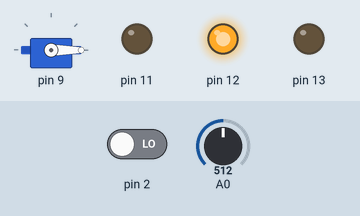
Simulated run of this sketch. Board: Arduino Uno, built with avr-gcc and run on an emulated ATmega328P. Parts: servo, output pins drawn as LEDs (lit = HIGH). The test bench sets the inputs (shaded band); at power-on: pin 2 LOW, A0 = 512.

Above: at 1.2 s.
1.3 s: pin 2 driven HIGH
At 2.1 s:
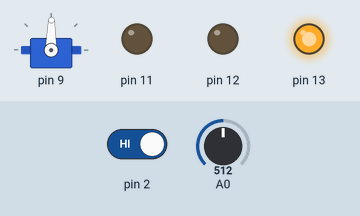
Timing chart, 0 to 4.3 s (numbered marks = the images above; inputs shaded):
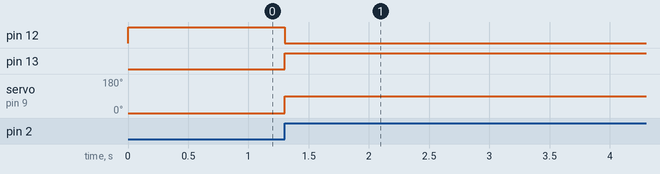

The sketch:

knock_lock.ino
```cpp
#include <NewPing.h>
#include <Servo.h>
#include "DeltaTimer.h"
#include "PiezoSensor.h"
#include "Led.h"
#include "AbsoluteServo.h"
#include "DigitalSensor.h"
#include "Timer.h"

const float SERVO_UNLOCKED = 0.f;
const float SERVO_LOCKED = .5f;
const float KNOCK_TIME = 1.f;
const int KNOCK_RANGE_MAX = 100;
const float MIN_KNOCK_THRESHOLD = .2f;
const float MAX_KNOCK_THRESHOLD = .5f;
const int KNOCKS_TO_UNLOCK = 3;
const float MAX_INPUT_TIME = 5.f;

DeltaTimer deltaTimer;
PiezoSensor sensor(A0);
Led progressLed(11, true);
Led unlockedLed(12, true);
Led lockedLed(13, true);
AbsoluteServo servo(9);
DigitalSensor button(2);
Timer knockTimer;
Timer idleTimer;
bool isLocked = false;
int numKnocks = 0;

void setup()
{
    sensor.setMax(KNOCK_RANGE_MAX);
    servo.setPercent(SERVO_UNLOCKED);
    progressLed.off();
    unlockedLed.on();
    lockedLed.off();
    knockTimer.setDelay(KNOCK_TIME);
    idleTimer.setDelay(MAX_INPUT_TIME);
}

void loop()
{
    float dt = deltaTimer.updateDt();
    knockTimer.update(dt);

    if (button.getState())
    {
        lock();
    }
    checkForKnocks(dt);
}

void lock()
{
    if (!isLocked)
    {
        servo.setPercent(SERVO_LOCKED);
        unlockedLed.off();
        lockedLed.on();
        numKnocks = -1; //the button is showing up as a knock
        isLocked = true;
    }
}

void unlock()
{
    if (isLocked)
    {
        servo.setPercent(SERVO_UNLOCKED);
        unlockedLed.on();
        lockedLed.off();
        isLocked = false;
    }
}

void checkForKnocks(float dt)
{
    if (isLocked)
    {
        if (knockTimer.isTriggered())
        {
            progressLed.off();
            idleTimer.update(dt);
            if (idleTimer.isTriggered())
            {
                numKnocks = 0;
                Serial.println("resetting knock count");
            }
            float knock = sensor.getPercent();
            if (knock < MAX_KNOCK_THRESHOLD && knock > MIN_KNOCK_THRESHOLD)
            {
                Serial.print("got knock: ");
                Serial.println(knock);
                numKnocks++;
                if (numKnocks >= KNOCKS_TO_UNLOCK)
                {
                    Serial.println(" unlocking");
                    progressLed.off();
                    numKnocks = 0;
                    unlock();
                }
                else
                {
                    Serial.println(" waiting for another knock");
                    progressLed.on();
                    knockTimer.reset();
                    idleTimer.reset();
                }
            }
        }
    }
}
```

Measured:
- after the input at 1.3 s, pin 12: HIGH → LOW at once; pin 13: LOW → HIGH at once; servo on pin 9: 0° → 89° at once
